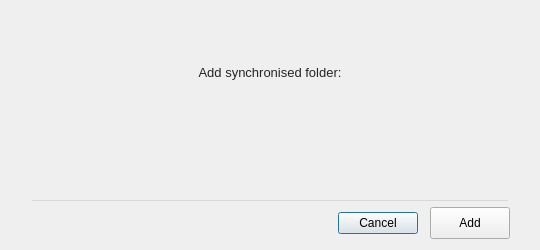
<?xml version="1.0" encoding="UTF-8"?>
<ui version="4.0">
 <class>BindFolderDialog</class>
 <widget class="QDialog" name="BindFolderDialog">
  <property name="windowModality">
   <enum>Qt::WindowModal</enum>
  </property>
  <property name="geometry">
   <rect>
    <x>0</x>
    <y>0</y>
    <width>540</width>
    <height>250</height>
   </rect>
  </property>
  <property name="minimumSize">
   <size>
    <width>540</width>
    <height>250</height>
   </size>
  </property>
  <property name="maximumSize">
   <size>
    <width>540</width>
    <height>250</height>
   </size>
  </property>
  <property name="windowTitle">
   <string>Add folder</string>
  </property>
  <property name="styleSheet">
   <string notr="true">QWidget#BindFolderDialog
{
font-size: 11px;
}

QPushButton
{
    min-height: 14px;
	height: 14px;
}

#wSeparatorBottom
{
background-color: rgba(0,0,0,0.1);
}

#lAddSync
{
  color: #242424;
  font-family: &quot;SF Pro Text&quot;;
  font-size: 13px;
}
</string>
  </property>
  <layout class="QVBoxLayout" name="verticalLayout">
   <property name="leftMargin">
    <number>0</number>
   </property>
   <property name="rightMargin">
    <number>0</number>
   </property>
   <item alignment="Qt::AlignHCenter">
    <widget class="QLabel" name="lMEGAimage">
     <property name="maximumSize">
      <size>
       <width>128</width>
       <height>48</height>
      </size>
     </property>
     <property name="styleSheet">
      <string notr="true">border-image: url(&quot;:/images/megasync_logo.png&quot;);
min-width: 128px;
min-height: 48px;
</string>
     </property>
     <property name="alignment">
      <set>Qt::AlignCenter</set>
     </property>
    </widget>
   </item>
   <item>
    <widget class="QLabel" name="lAddSync">
     <property name="sizePolicy">
      <sizepolicy hsizetype="Preferred" vsizetype="Maximum">
       <horstretch>0</horstretch>
       <verstretch>0</verstretch>
      </sizepolicy>
     </property>
     <property name="text">
      <string>Add synchronised folder:</string>
     </property>
     <property name="alignment">
      <set>Qt::AlignCenter</set>
     </property>
    </widget>
   </item>
   <item>
    <widget class="FolderBinder" name="wBinder" native="true">
     <property name="styleSheet">
      <string notr="true"/>
     </property>
    </widget>
   </item>
   <item>
    <widget class="QWidget" name="wSeparatorBottom" native="true">
     <property name="sizePolicy">
      <sizepolicy hsizetype="Preferred" vsizetype="Preferred">
       <horstretch>0</horstretch>
       <verstretch>0</verstretch>
      </sizepolicy>
     </property>
     <property name="minimumSize">
      <size>
       <width>0</width>
       <height>1</height>
      </size>
     </property>
     <property name="maximumSize">
      <size>
       <width>16777215</width>
       <height>1</height>
      </size>
     </property>
     <property name="focusPolicy">
      <enum>Qt::NoFocus</enum>
     </property>
     <property name="styleSheet">
      <string notr="true">margin-left: 32px;
margin-right: 32px;</string>
     </property>
     <property name="text" stdset="0">
      <string/>
     </property>
     <property name="iconSize" stdset="0">
      <size>
       <width>576</width>
       <height>1</height>
      </size>
     </property>
    </widget>
   </item>
   <item>
    <widget class="QWidget" name="bLayout" native="true">
     <property name="maximumSize">
      <size>
       <width>16777215</width>
       <height>32</height>
      </size>
     </property>
     <layout class="QHBoxLayout" name="horizontalLayout">
      <property name="spacing">
       <number>12</number>
      </property>
      <property name="leftMargin">
       <number>30</number>
      </property>
      <property name="topMargin">
       <number>0</number>
      </property>
      <property name="rightMargin">
       <number>30</number>
      </property>
      <property name="bottomMargin">
       <number>0</number>
      </property>
      <item>
       <spacer name="horizontalSpacer">
        <property name="orientation">
         <enum>Qt::Horizontal</enum>
        </property>
        <property name="sizeHint" stdset="0">
         <size>
          <width>40</width>
          <height>26</height>
         </size>
        </property>
       </spacer>
      </item>
      <item>
       <widget class="QPushButton" name="bCancel">
        <property name="sizePolicy">
         <sizepolicy hsizetype="Minimum" vsizetype="Fixed">
          <horstretch>0</horstretch>
          <verstretch>0</verstretch>
         </sizepolicy>
        </property>
        <property name="minimumSize">
         <size>
          <width>0</width>
          <height>16</height>
         </size>
        </property>
        <property name="text">
         <string>Cancel</string>
        </property>
       </widget>
      </item>
      <item>
       <widget class="QPushButton" name="bOK">
        <property name="sizePolicy">
         <sizepolicy hsizetype="Minimum" vsizetype="Preferred">
          <horstretch>0</horstretch>
          <verstretch>0</verstretch>
         </sizepolicy>
        </property>
        <property name="minimumSize">
         <size>
          <width>0</width>
          <height>16</height>
         </size>
        </property>
        <property name="text">
         <string>Add</string>
        </property>
       </widget>
      </item>
     </layout>
    </widget>
   </item>
  </layout>
 </widget>
 <customwidgets>
  <customwidget>
   <class>FolderBinder</class>
   <extends>QWidget</extends>
   <header>Syncs/Twoways/FolderBinder.h</header>
   <container>1</container>
  </customwidget>
 </customwidgets>
 <resources/>
 <connections>
  <connection>
   <sender>bCancel</sender>
   <signal>clicked()</signal>
   <receiver>BindFolderDialog</receiver>
   <slot>reject()</slot>
   <hints>
    <hint type="sourcelabel">
     <x>413</x>
     <y>51</y>
    </hint>
    <hint type="destinationlabel">
     <x>229</x>
     <y>36</y>
    </hint>
   </hints>
  </connection>
 </connections>
</ui>
